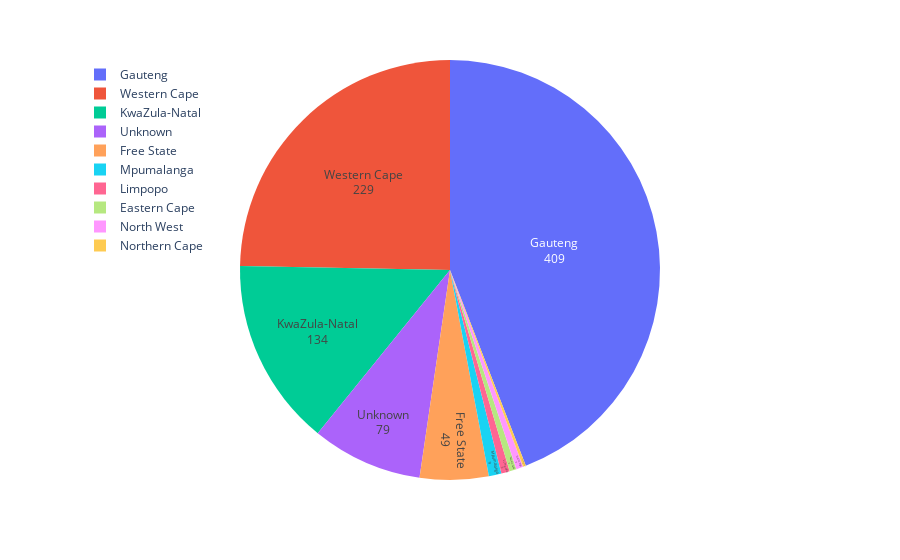

The cell this chart's notebook holds for it:
### Code cell
fig_province = px.pie(prov_totals_data, values='total', names='province')
fig_province.update_layout(legend=dict(x=0, y=1))
# hov_template = ''
fig_province.update_traces(hoverinfo= 'label+percent', 
                  hovertemplate = '%{label}<br>%{value}',
                  textinfo='value+label',
                  textposition='inside')
fig_province.show()

### Figure 1 — Plotly figure (JSON) as saved in the notebook; plotly's stock layout.template omitted (floating-point values rounded to 4 significant figures)
{"data": [{"domain": {"x": [0, 1], "y": [0, 1]}, "hoverinfo": "label+percent", "hoverlabel": {"namelength": 0}, "hovertemplate": "%{label}<br>%{value}", "labels": ["Eastern Cape", "Free State", "Gauteng", "KwaZula-Natal", "Limpopo", "Mpumalanga", "Northern Cape", "North West", "Western Cape", "Unknown"], "legendgroup": "", "name": "", "showlegend": true, "textinfo": "value+label", "textposition": "inside", "type": "pie", "values": [5, 49, 409, 134, 6, 9, 2, 5, 229, 79]}], "layout": {"legend": {"tracegroupgap": 0, "x": 0, "y": 1}, "margin": {"t": 60}}}
